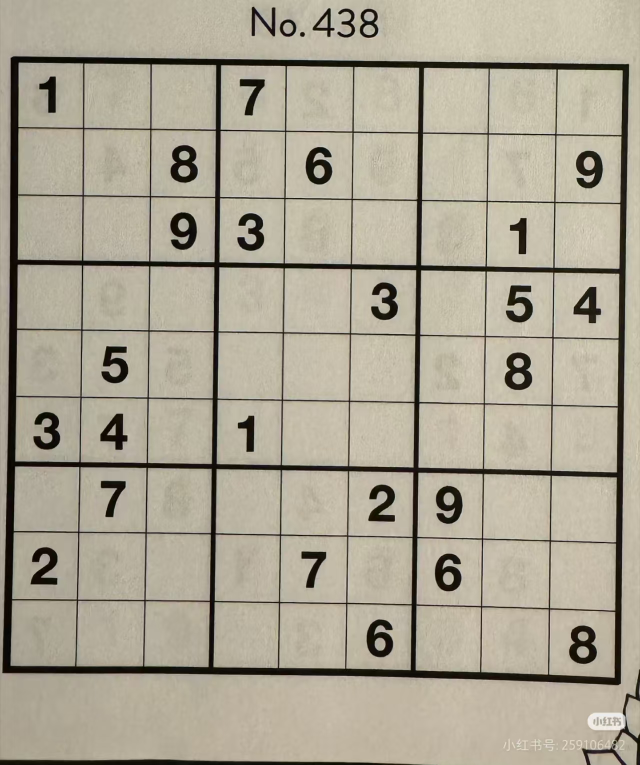
#> input picture image13.jpg, 1279 x 1529 px (shown at 1/2 size)
$ python -i 'index copy.py'   (imports and definitions only)
#> lines starting #> are read from the running program, lines starting #| are printed output that depends on the picture; after the words box and inside, x2 and y2 are one past the last pixel; in counts of white or black regions, pixels touching at a corner belong together
# -*- coding: utf-8 -*-
import cv2
import numpy as np
import easyocr
import os
import time

test={
    'image13.jpg':'964000000802954360530600294429817536706005029350269040190000603203596400640103902',
    'image12.jpg':'214087005307002008806000007589726431721493856463518972130070084940801703678234519',
    'image11.jpg':'005000062063009105000000004000006703006705008100800006801200640600000530040000820',
    'image9.jpg':'410090362020134090903600401090010040084070910031940280300401629040069130169003004',
    'image7.jpg':'546001200000600004009240610060000027070000060390000040020079406607402000904300002',
    'image5.jpg':'410090362020134000903600401090010040084070910031940280300401629040069130169003004',
    'image4.jpg':'083600000000070048074080000067108000000000027000307081402850000700000800000700100',
    'image3.jpg':'000030508203000064085040273000027080307080602820400000564010820932000051008050006',
    'image1.jpg':'000004059059210000003509600092605003804900765065000000000000500500403002000050080',
    'image.jpg':'000030508203000064085040273000027080307080602820400000564010820932000051008050006',
    'image14.jpg':'250600070800010000000000000070000001000032000000000000000007240010900000300000800'
}

image_path = "image3.jpg"
res='008562030006047000002091604605000003080050006790080542004935060067000395009000401'

isForce=0
blur_kernel_size=5


# 初始化EasyOCR读取器（只识别英文数字）
# [1 line that did not run here, left out]

# 创建输出目录
output_dir = "process_images"
# [2 lines not run here, left out]

# [139 lines left out: functions convert_res_to_array, calculate_accuracy, preprocess_image, not called in this run]


def save_image_with_fallback(image, filepath):
    """使用多种方法尝试保存图像，处理中文路径问题"""
    # 方法1: 直接使用cv2.imwrite
    try:
        success = cv2.imwrite(filepath, image)
        if success and os.path.exists(filepath):
            return True
    except Exception as e:
        print(f"方法1保存失败: {e}")

    # 方法2: 使用cv2.imencode然后写入文件 (处理中文路径)
    try:
        # 获取文件扩展名
        ext = os.path.splitext(filepath)[1].lower()
        if ext not in ['.jpg', '.jpeg', '.png', '.bmp', '.tiff']:
            ext = '.jpg'

        # 编码图像
        success, encoded_image = cv2.imencode(ext, image)
        if success:
            # 写入文件
            with open(filepath, 'wb') as f:
                f.write(encoded_image.tobytes())

            # 验证文件是否存在且不为空
            if os.path.exists(filepath) and os.path.getsize(filepath) > 0:
                return True
    except Exception as e:
        print(f"方法2保存失败: {e}")

    # 方法3: 尝试使用临时文件名，然后重命名
    try:
        import tempfile
        temp_dir = os.path.dirname(filepath)
        temp_file = tempfile.NamedTemporaryFile(delete=False, suffix='.jpg', dir=temp_dir)
        temp_path = temp_file.name
        temp_file.close()

        # 保存到临时文件
        success = cv2.imwrite(temp_path, image)
        if success and os.path.exists(temp_path):
            # 移动到目标位置
            import shutil
            shutil.move(temp_path, filepath)

            if os.path.exists(filepath):
                return True

        # 清理临时文件
        if os.path.exists(temp_path):
            os.remove(temp_path)

    except Exception as e:
        print(f"方法3保存失败: {e}")

    return False


def find_sudoku_grid(image, output_dir):
    """找到数独网格的轮廓"""
    # 查找轮廓
    contours, _ = cv2.findContours(image, cv2.RETR_EXTERNAL, cv2.CHAIN_APPROX_SIMPLE)

    # 找到最大的矩形轮廓（应该是数独网格）
    largest_contour = max(contours, key=cv2.contourArea)

    # 近似轮廓为矩形
    epsilon = 0.02 * cv2.arcLength(largest_contour, True)
    approx = cv2.approxPolyDP(largest_contour, epsilon, True)

    # 保存轮廓检测结果
    contour_image = cv2.cvtColor(image, cv2.COLOR_GRAY2BGR)
    cv2.drawContours(contour_image, [largest_contour], -1, (0, 255, 0), 2)
    save_image_with_fallback(contour_image, os.path.join(output_dir, '5_largest_contour.jpg'))

    # 如果找到了四边形，返回其坐标
    if len(approx) == 4:
        # 保存四边形轮廓
        quad_image = cv2.cvtColor(image, cv2.COLOR_GRAY2BGR)
        cv2.drawContours(quad_image, [approx], -1, (0, 0, 255), 3)
        save_image_with_fallback(quad_image, os.path.join(output_dir, '6_sudoku_grid_quad.jpg'))
        print("找到四边形数独网格")
        return approx.reshape(4, 2)
    else:
        # 如果没有找到完美的四边形，使用边界矩形
        x, y, w, h = cv2.boundingRect(largest_contour)
        rect_image = cv2.cvtColor(image, cv2.COLOR_GRAY2BGR)
        cv2.rectangle(rect_image, (x, y), (x + w, y + h), (255, 0, 0), 3)
        save_image_with_fallback(rect_image, os.path.join(output_dir, '6_sudoku_grid_rectangle.jpg'))
        print("使用矩形边界作为数独网格")
        return np.array([[x, y], [x + w, y], [x + w, y + h], [x, y + h]])


# [816 lines left out: functions order_points, recognize_digit_with_position_info, get_blur_kernel_size_by_width, extract_digits_from_grid, preprocess_cell, recognize_sudoku_digits and 2 more, not called in this run]

# [2 lines not run here, left out]

>>> import cv2
>>> picture = cv2.imread('image13.jpg', cv2.IMREAD_GRAYSCALE)
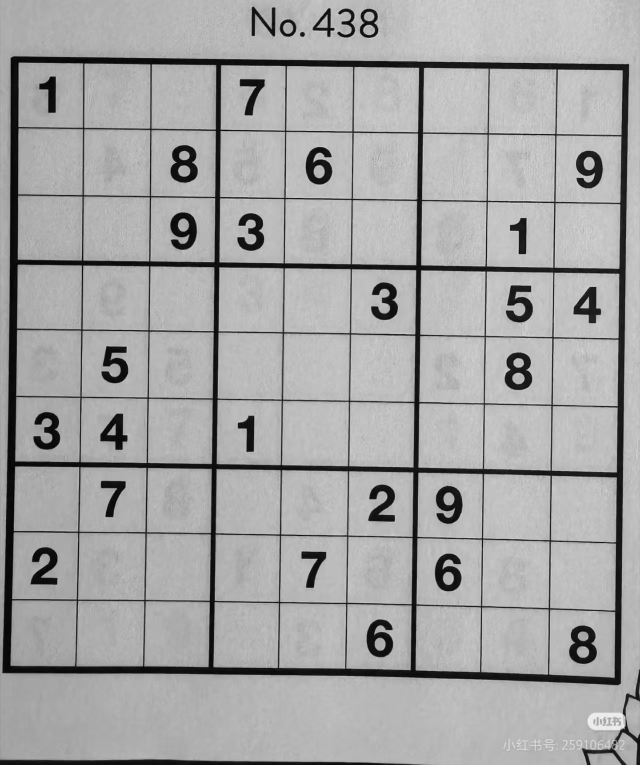
#> picture: shape (1529, 1279) (shown at 1/2 size); min 0, max 248, mean 165.5
>>> result = find_sudoku_grid(picture, 'out.png')
#> in find_sudoku_grid, `contours, _ = cv2.findContours(image, cv2.RETR_EXTERNAL, cv2.CHAIN_APP..`: contours = [[[0, 0], [0, 1528], [1278, 1528], [1278, 0]]]
#> in find_sudoku_grid, `largest_contour = max(contours, key=cv2.contourArea)`: largest_contour = [[0, 0], [0, 1528], [1278, 1528], [1278, 0]]
#> in find_sudoku_grid, `epsilon = 0.02 * cv2.arcLength(largest_contour, True)`: epsilon = 112.2
#> in find_sudoku_grid, `approx = cv2.approxPolyDP(largest_contour, epsilon, True)`: approx = [[0, 0], [0, 1528], [1278, 1528], [1278, 0]]
#> in find_sudoku_grid, `cv2.drawContours(contour_image, [largest_contour], -1, (0, 255, 0), 2)`:
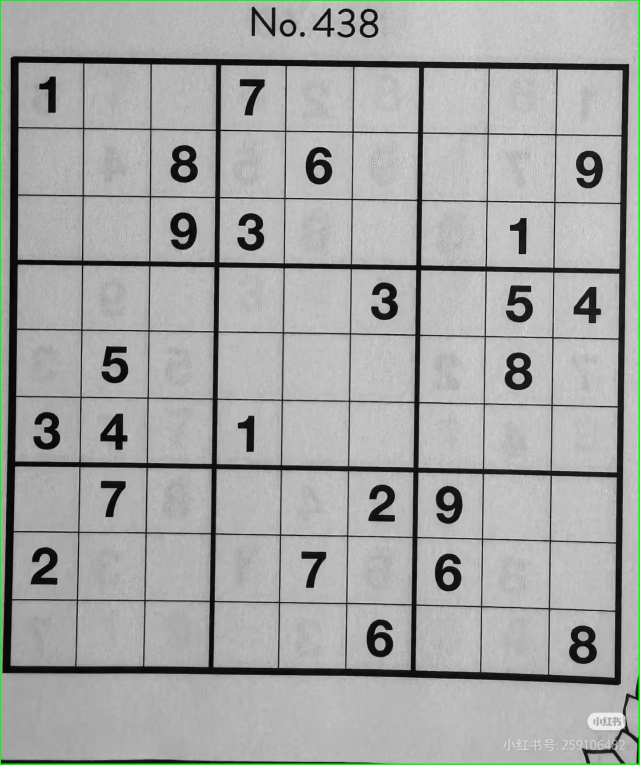
#> contour_image: shape (1529, 1279, 3) (shown at 1/2 size); mean B, G, R 164.6, 166.1, 164.6
#> in find_sudoku_grid, `cv2.drawContours(quad_image, [approx], -1, (0, 0, 255), 3)`:
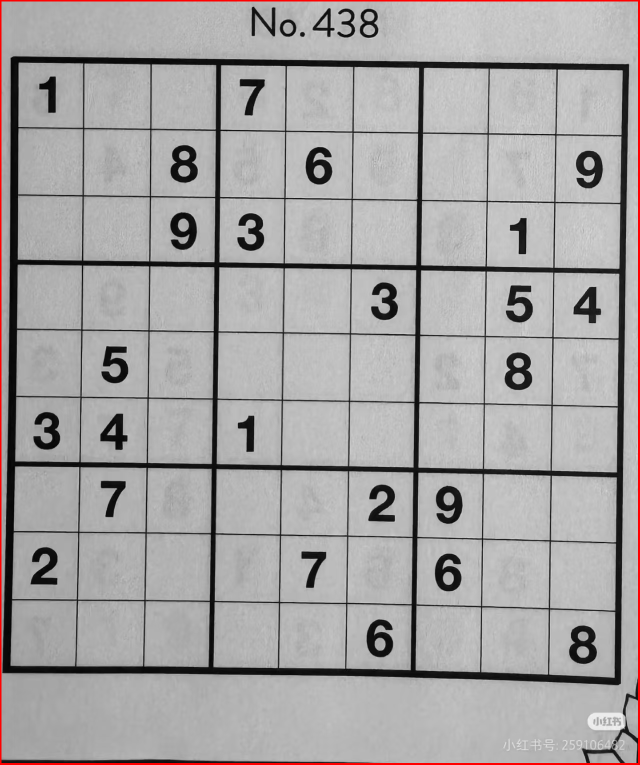
#> quad_image: shape (1529, 1279, 3) (shown at 1/2 size); mean B, G, R 164.2, 164.2, 166.3
#> result = [[0, 0], [0, 1528], [1278, 1528], [1278, 0]]

$ run again, on image10.jpg
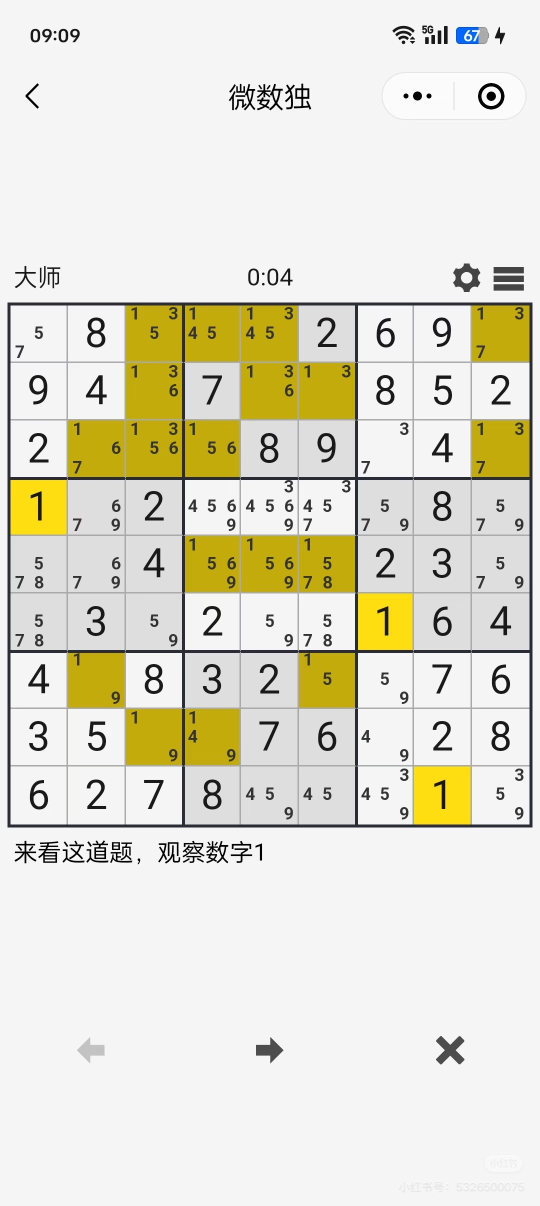
#> input picture image10.jpg, 1080 x 2412 px (shown at 1/2 size)
#> `picture = cv2.imread('image13.jpg', cv2.IMREAD_GRAYSCALE)`:
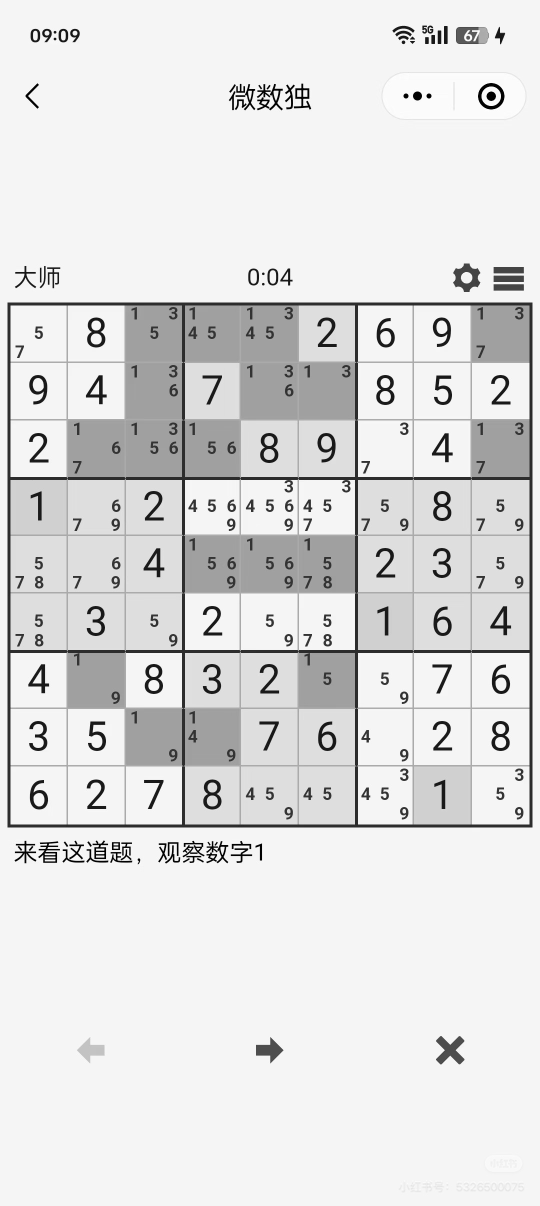
#> picture: shape (2412, 1080) (shown at 1/2 size); min 0, max 255, mean 223
#> contours = [[[0, 0], [0, 2411], [1079, 2411], [1079, 0]]]
#> largest_contour = [[0, 0], [0, 2411], [1079, 2411], [1079, 0]]
#> epsilon = 139.6
#> approx = [[0, 0], [0, 2411], [1079, 2411], [1079, 0]]
#> in find_sudoku_grid, `cv2.drawContours(quad_image, [approx], -1, (0, 0, 255), 3)`:
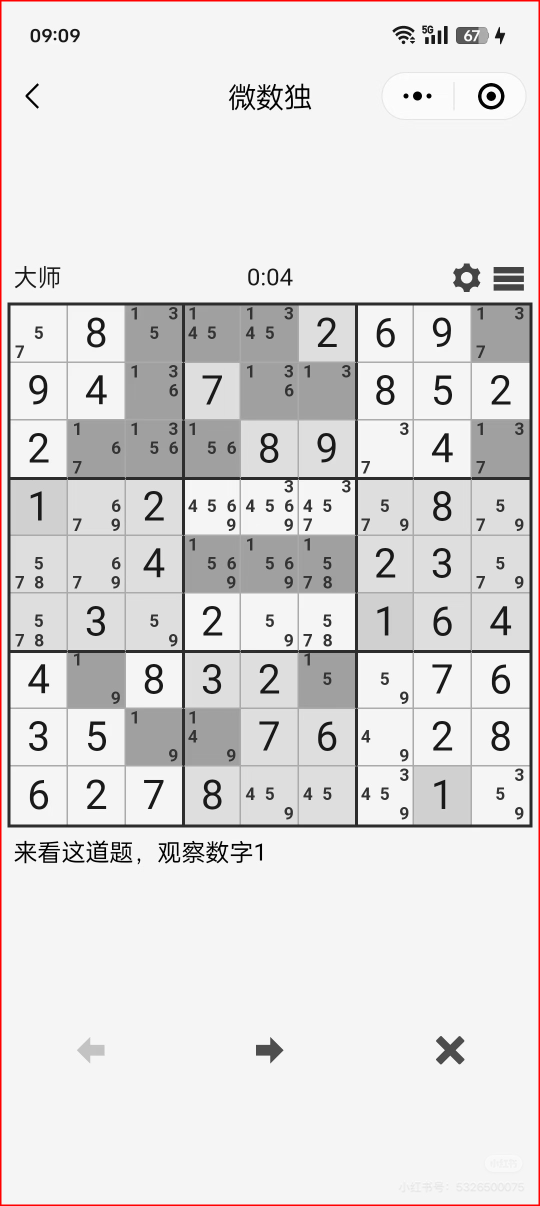
#> quad_image: shape (2412, 1080, 3) (shown at 1/2 size); mean B, G, R 221, 221, 223.1

$ run again, on image15.jpg
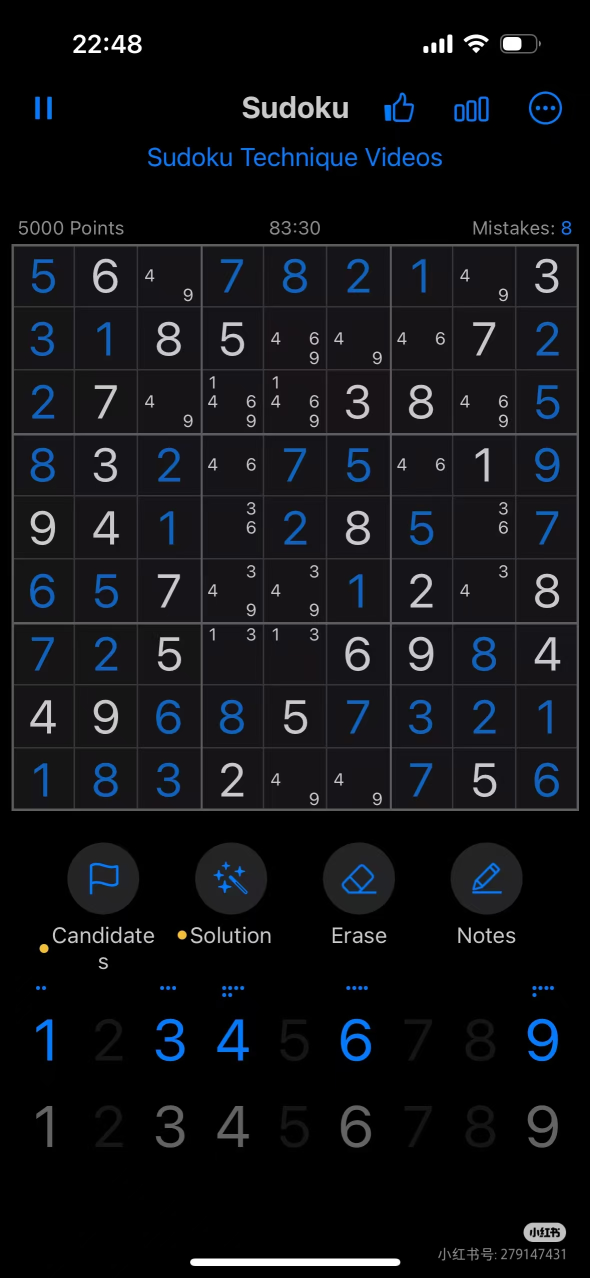
#> input picture image15.jpg, 1180 x 2556 px (shown at 1/2 size)
#> contours = 789 contours, 684 with area under 20; largest, box (x1, y1, x2, y2) and area: (16, 485, 1168, 1632) 1298932, (130, 1680, 288, 1891) 19966, (638, 1680, 798, 1837) 18224, (382, 1678, 552, 1840) 18033, (894, 1679, 1048, 1834) 17608
#> largest_contour = contour of 120 points, box (x1, y1, x2, y2) (16, 485, 1168, 1632), area 1298932
#> epsilon = 157.2
#> approx = [[1167, 488], [18, 486], [20, 1623], [1159, 1631], [656, 1622], [1157, 1621]]
#> in find_sudoku_grid, `cv2.drawContours(contour_image, [largest_contour], -1, (0, 255, 0), 2)`:
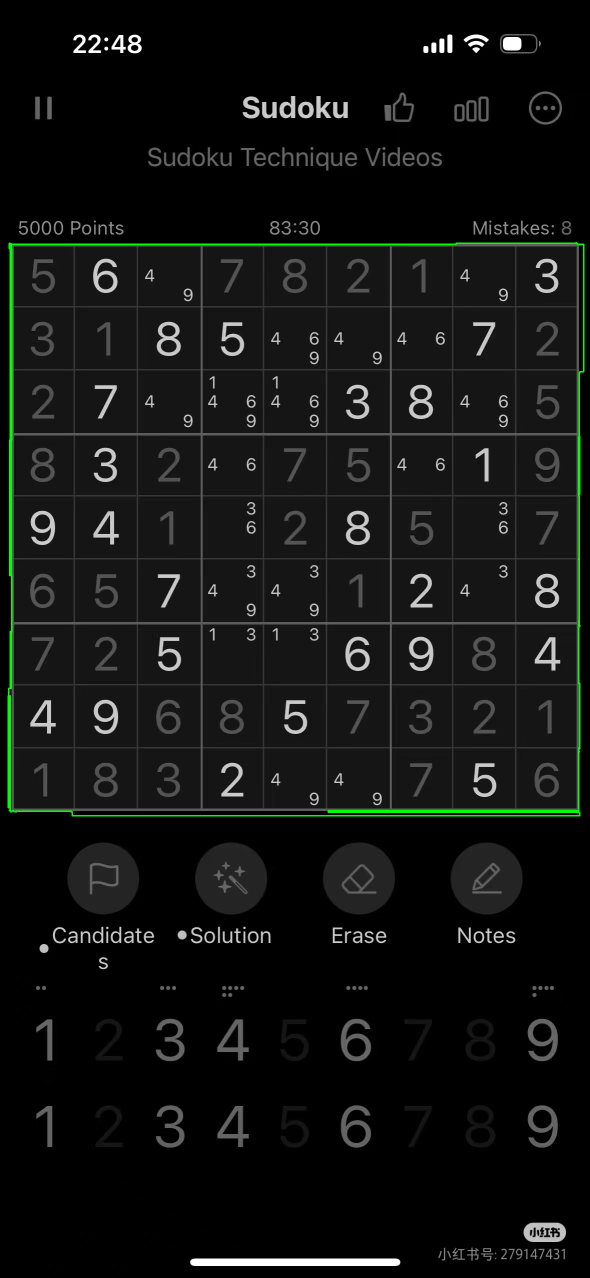
#> contour_image: shape (2556, 1180, 3) (shown at 1/2 size); mean B, G, R 17.5, 19.2, 17.5
#> x = 16; y = 485; w = 1152; h = 1147
#> in find_sudoku_grid, `cv2.rectangle(rect_image, (x, y), (x + w, y + h), (255, 0, 0), 3)`:
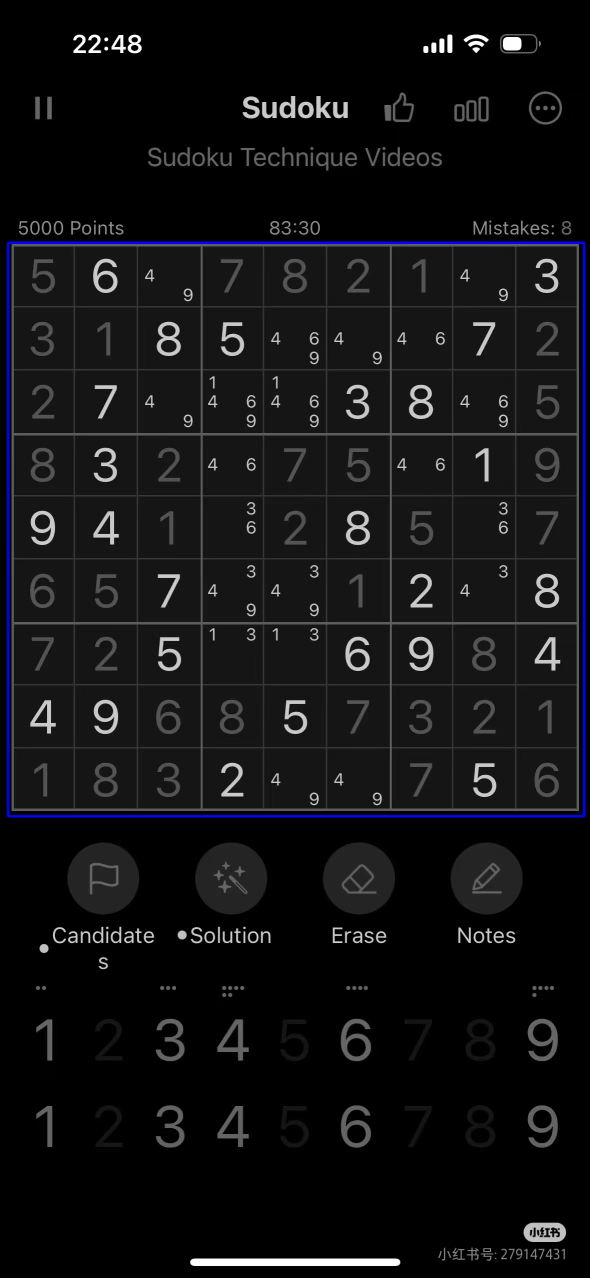
#> rect_image: shape (2556, 1180, 3) (shown at 1/2 size); mean B, G, R 19.6, 17.7, 17.7
#> result = [[16, 485], [1168, 485], [1168, 1632], [16, 1632]]

$ run again, on image16.jpg
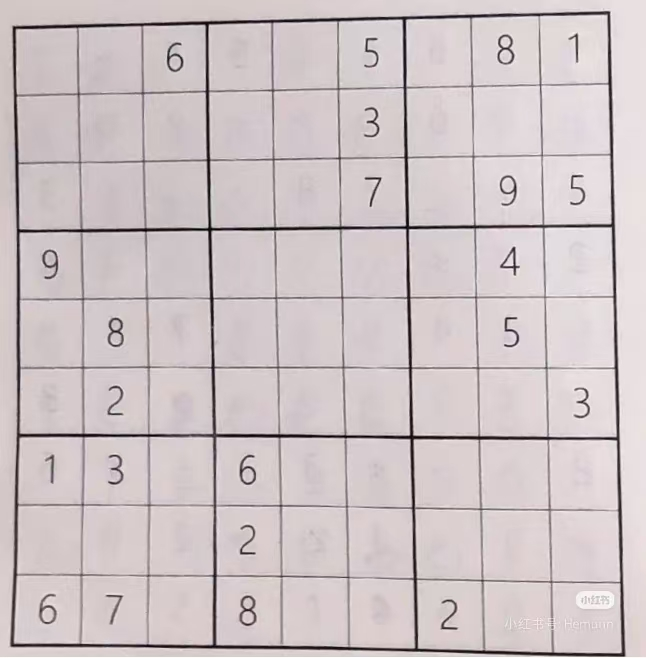
#> input picture image16.jpg, 646 x 658 px
#> contours = [[[0, 0], [0, 657], [645, 657], [645, 0]]]
#> largest_contour = [[0, 0], [0, 657], [645, 657], [645, 0]]
#> epsilon = 52.08
#> approx = [[0, 0], [0, 657], [645, 657], [645, 0]]
#> in find_sudoku_grid, `cv2.drawContours(contour_image, [largest_contour], -1, (0, 255, 0), 2)`:
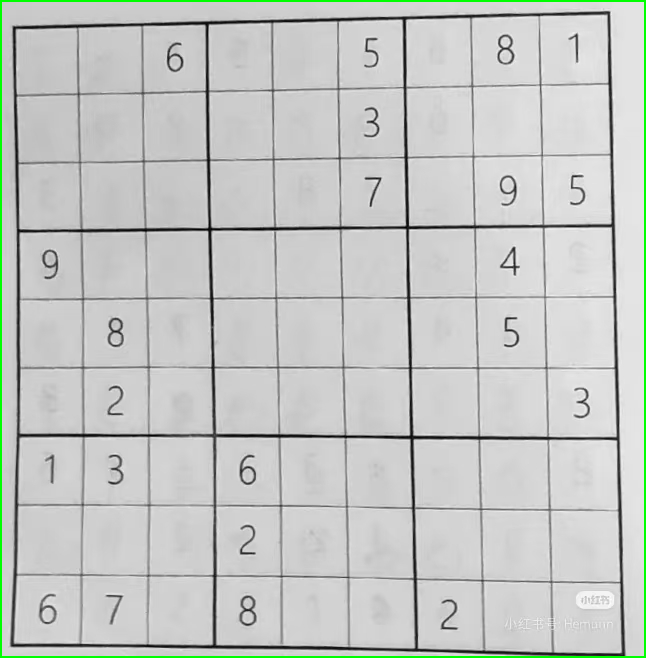
#> contour_image: shape (658, 646, 3); mean B, G, R 196.6, 199.7, 196.6
#> in find_sudoku_grid, `cv2.drawContours(quad_image, [approx], -1, (0, 0, 255), 3)`:
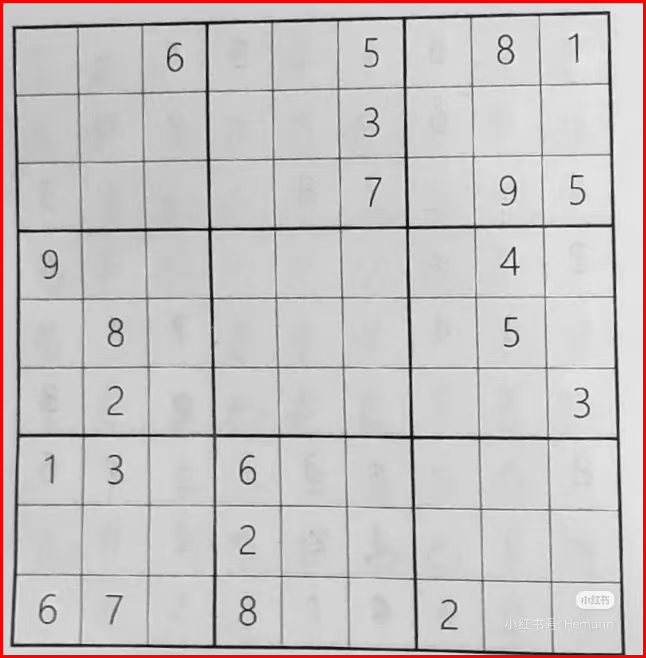
#> quad_image: shape (658, 646, 3); mean B, G, R 195.3, 195.3, 200
